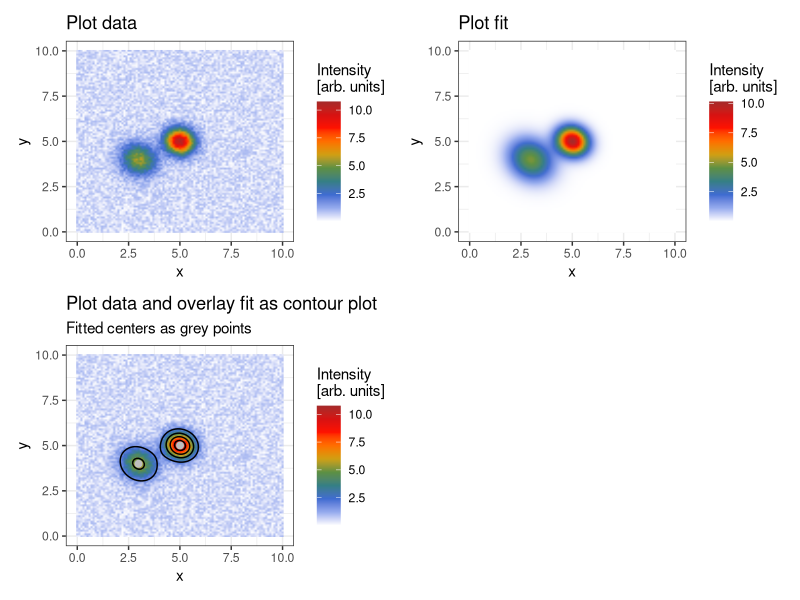

Write R code to recreate this figure.
library(tidyverse)
library(patchwork)
library(broom)
theme_set(theme_bw())
colors <- colorRampPalette(c("white","royalblue","seagreen","orange","red", "brown"))

# Create general elliptical 2D Gaussian function (spherical if b=0)
gauss2 <- function(x,y,x0=0,y0=0,A=1,a=1,b=.1,c=1) {
    A*exp(-(a*(x-x0)^2+2*b*(x-x0)*(y-y0)+c*(y-y0)^2))
}

# Create fake data
df <- tibble(expand.grid(x=seq(0,10,by=.1), 
                         y=seq(0,10,by=.1)),
             z = gauss2(x,y,x0=5,y0=5,A=10,a=2.2,b=0.15,c=2.2)+ 
                 gauss2(x,y,x0=3,y0=4,A=5,a=1.5,b=0.15,c=1.5)+ 
                 runif(length(x))
                 )
# Look at it
df

# Plot fake data
P1 <- df %>% 
    ggplot(aes(x = x, y = y, fill = z)) +
        geom_raster(interpolate=TRUE)+
        scale_fill_gradientn(colors = colors(10), 
                             name = "Intensity\n[arb. units]")+
        labs(title="Plot data")

# Perform fit
fit <- nls(data=df,
    z ~ gauss2(x,y,x0_1,y0_1,A_1,a_1,b_1,c_1)+ 
        gauss2(x,y,x0_2,y0_2,A_2,a_2,b_2,c_2),
    start=list(x0_1 = 4.5, y0_1 = 4.5,
               x0_2 = 2.5, y0_2 = 3.8,
               A_1 = 8, a_1 = 2, b_1 = 0.1, c_1 = 2,
               A_2 = 4, a_2 = 1, b_2 = 0.1, c_2 = 1),
    control = nls.control(maxiter = 1000)
    )

# Get fit parameters
tidy(fit)
centers <- tidy(fit) %>% 
    filter(str_detect(term, "0_")) %>% 
    select(term, estimate) %>% 
    pivot_wider(names_from = term, 
                values_from = estimate) %>% 
    pivot_longer(everything(),
                 cols_vary = "slowest",
                 names_to = c(".value"),
                 names_pattern = "(.)")

# Plot fit
P2 <- augment(fit)%>% 
    ggplot(aes(x = x, y = y, fill = .fitted)) +
        geom_raster(interpolate=TRUE)+
        scale_fill_gradientn(colors = colors(10), 
                             name = "Intensity\n[arb. units]")+
        labs(title="Plot fit")

# Plot data and overlay fit as contour plot
P3 <- df %>% 
    ggplot(aes(x = x, y = y)) +
        geom_raster(aes(fill = z), interpolate=TRUE)+
        scale_fill_gradientn(colors = colors(10), 
                             name = "Intensity\n[arb. units]")+
        geom_contour(data=augment(fit), 
                     aes(z = .fitted), color = "black", bins = 5)+
        labs(title="Plot data and overlay fit as contour plot",
             subtitle="Fitted centers as grey points")+
        geom_point(data=centers, color="gray", size=2)


ggsave("data_and_fit.pdf", 
        (P1+P2+P3+plot_layout(nrow = 2)),
        height = 6,
        width = 8)
